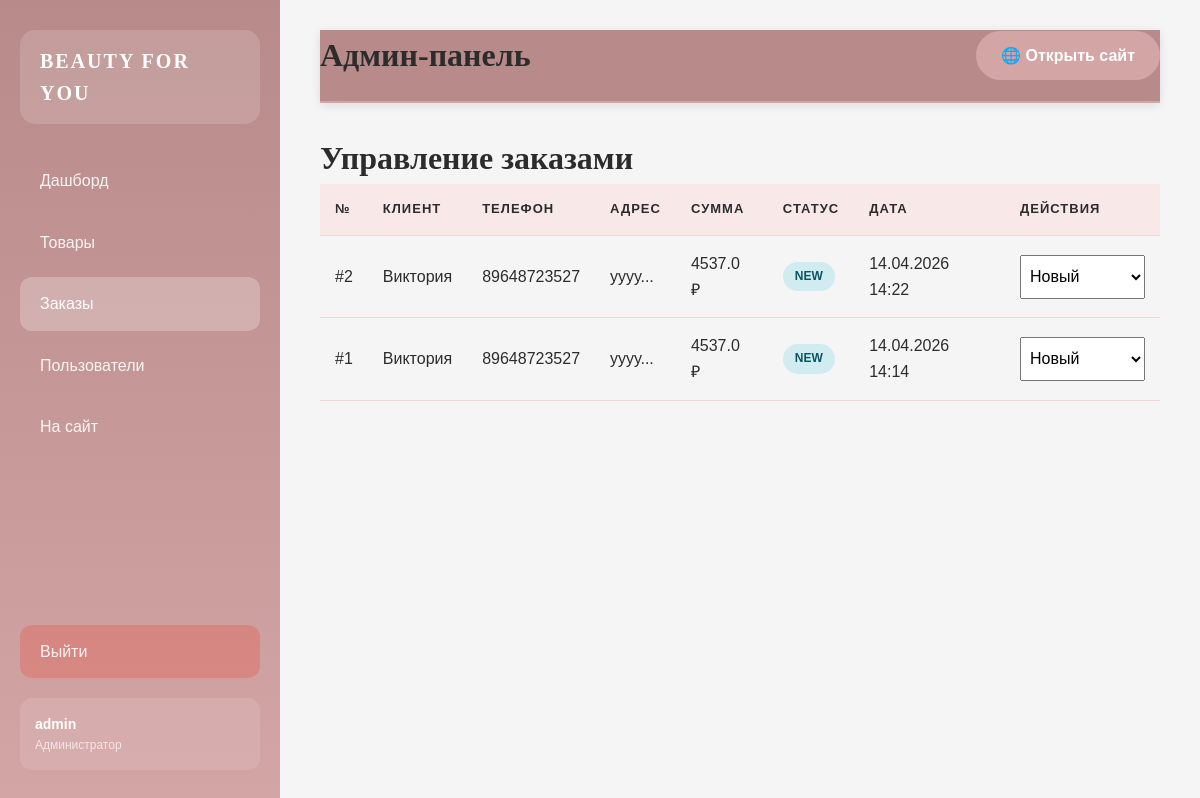
Page /admin/orders (signed in) on the committed database.
### app.py (models this page shows, shortened)
class User(UserMixin, db.Model):
    __tablename__ = 'user'
    id = db.Column(db.Integer, primary_key=True)
    username = db.Column(db.String(80), unique=True, nullable=False)
    email = db.Column(db.String(120), unique=True, nullable=False)
    phone = db.Column(db.String(20), unique=True, nullable=True)
    password = db.Column(db.String(200), nullable=False)
    is_admin = db.Column(db.Boolean, default=False)
    created_at = db.Column(db.DateTime, default=datetime.utcnow)
    cart_items = db.relationship('CartItem', back_populates='user', lazy=True, cascade='all, delete-orphan')
    orders = db.relationship('Order', back_populates='user', lazy=True)

class Order(db.Model):
    __tablename__ = 'order'
    id = db.Column(db.Integer, primary_key=True)
    user_id = db.Column(db.Integer, db.ForeignKey('user.id'), nullable=True)
    customer_name = db.Column(db.String(100), nullable=False)
    customer_phone = db.Column(db.String(20), nullable=False)
    customer_email = db.Column(db.String(120))
    delivery_address = db.Column(db.Text, nullable=False)
    delivery_method = db.Column(db.String(50), default='courier')
    payment_method = db.Column(db.String(50), default='cash')
    total_amount = db.Column(db.Float, nullable=False)
    items_json = db.Column(db.Text, nullable=False)
    status = db.Column(db.String(20), default='new')
    comment = db.Column(db.Text)
    created_at = db.Column(db.DateTime, default=datetime.utcnow)
    user = db.relationship('User', back_populates='orders')

### app.py (the view)
@app.route('/admin/orders')
@login_required
def admin_orders():
    if not current_user.is_admin:
        flash('❌ Доступ запрещён', 'error')
        return redirect(url_for('index'))
    orders = Order.query.order_by(Order.created_at.desc()).all()
    return render_template('admin/orders.html', orders=orders)

### app.py (called while the page is built)
@login_manager.user_loader
def load_user(user_id):
    return User.query.get(int(user_id))

### templates/admin/orders.html (shortened to what this page needs)
{% extends 'admin/base.html' %}
{% block content %}
<div class="admin-content">
    <h1 class="admin-title">Управление заказами</h1>
    <div class="admin-table-wrapper">
        <table class="admin-table">
            <thead>
                <tr>
                    <th>№</th>
                    <th>Клиент</th>
                    <th>Телефон</th>
                    <th>Адрес</th>
                    <th>Сумма</th>
                    <th>Статус</th>
                    <th>Дата</th>
                    <th>Действия</th>
                </tr>
            </thead>
            <tbody>
                {% for order in orders %}
                <tr>
                    <td>#{{ order.id }}</td>
                    <td>{{ order.customer_name }}</td>
                    <td>{{ order.customer_phone }}</td>
                    <td>{{ order.delivery_address[:30] }}...</td>
                    <td>{{ order.total_amount }} ₽</td>
                    <td>
                        <span class="status-badge status-{{ order.status }}">
                            {{ order.status }}
                        </span>
                    </td>
                    <td>{{ order.created_at.strftime('%d.%m.%Y %H:%M') }}</td>
                    <td>
                        <form method="POST" action="{{ url_for('admin_order_status', order_id=order.id) }}" style="display: inline;">
                            <select name="status" onchange="this.form.submit()" style="padding: 5px;">
                                <option value="new" {% if order.status == 'new' %}selected{% endif %}>Новый</option>
                            </select>
                        </form>
                    </td>
                </tr>
                {% endfor %}
            </tbody>
        </table>
    </div>
</div>
{% endblock %}

### templates/admin/base.html (shortened to what this page needs)
<!DOCTYPE html>
<html lang="ru">
<head>
    <link rel="stylesheet" href="{{ url_for('static', filename='style.css') }}">
    <link rel="stylesheet" href="{{ url_for('static', filename='admin.css') }}">
</head>
<body class="admin-body">
    <aside class="admin-sidebar">
        <div class="admin-logo">
            <span class="logo-text">BEAUTY FOR YOU</span>
        </div>
        <nav class="admin-nav">
            <a href="{{ url_for('admin') }}" class="admin-nav-link {% if request.endpoint == 'admin' %}active{% endif %}">
                <span>Дашборд</span>
            </a>
            <a href="{{ url_for('admin_products') }}" class="admin-nav-link {% if 'product' in request.endpoint %}active{% endif %}">
                <span>Товары</span>
            </a>
            <a href="{{ url_for('admin_orders') }}" class="admin-nav-link {% if 'order' in request.endpoint %}active{% endif %}">
                <span>Заказы</span>
            </a>
            <a href="{{ url_for('admin_users') }}" class="admin-nav-link {% if 'user' in request.endpoint %}active{% endif %}">
                <span>Пользователи</span>
            </a>
            <a href="{{ url_for('index') }}" class="admin-nav-link" target="_blank">
                <span>На сайт</span>
            </a>
            <a href="{{ url_for('logout') }}" class="admin-nav-link logout">
                <span>Выйти</span>
            </a>
        </nav>
        <div class="admin-user-info">
            <div class="user-details">
                <span class="user-name">{{ current_user.username }}</span>
                <span class="user-role">Администратор</span>
            </div>
        </div>
    </aside>
    <main class="admin-main">
        <header class="admin-header">
            <h1 class="admin-title">{% block page_title %}Админ-панель{% endblock %}</h1>
            <div class="admin-header-actions">
                <a href="{{ url_for('index') }}" class="btn-site" target="_blank">🌐 Открыть сайт</a>
            </div>
        </header>
        <div class="admin-content">
            {% block content %}{% endblock %}
        </div>
    </main>
</body>
</html>

### static/admin.css (style rules this page uses)
.admin-body { display: flex; min-height: 100vh; background: #F5F5F5; }
.admin-sidebar { width: 280px; background: linear-gradient(180deg, #B88A8A 0%, #D4A5A5 100%); padding: 30px 20px; display: flex; flex-direction: column; position: fixed; height: 100vh; overflow-y: auto; }
.admin-logo { display: flex; align-items: center; gap: 12px; padding: 15px 20px; background: rgba(255, 255, 255, 0.15); border-radius: 15px; margin-bottom: 30px; }
.admin-logo .logo-text { font-family: 'Cormorant Garamond', serif; font-size: 20px; font-weight: 700; color: #FFFFFF; letter-spacing: 2px; }
.admin-nav { display: flex; flex-direction: column; gap: 8px; flex: 1; }
.admin-nav-link { display: flex; align-items: center; gap: 12px; padding: 14px 20px; color: rgba(255, 255, 255, 0.9); text-decoration: none; border-radius: 12px; transition: all 0.3s ease; font-weight: 500; }
.admin-nav-link.active { background: rgba(255, 255, 255, 0.25); color: #FFFFFF; }
.admin-nav-link.logout { margin-top: auto; background: rgba(231, 76, 60, 0.3); }
.admin-user-info { display: flex; align-items: center; gap: 12px; padding: 15px; background: rgba(255, 255, 255, 0.1); border-radius: 12px; margin-top: 20px; }
.user-details { display: flex; flex-direction: column; }
.user-name { font-size: 14px; font-weight: 600; color: #FFFFFF; }
.user-role { font-size: 12px; color: rgba(255, 255, 255, 0.7); }
.admin-main { flex: 1; margin-left: 280px; padding: 30px 40px; }
.admin-header { display: flex; justify-content: space-between; align-items: center; margin-bottom: 30px; padding-bottom: 20px; border-bottom: 2px solid #D4A5A5; }
.admin-title { font-family: 'Cormorant Garamond', serif; font-size: 32px; color: #2C2C2C; font-weight: 600; }
.btn-site { display: inline-flex; align-items: center; gap: 8px; padding: 12px 25px; background: #D4A5A5; color: #FFFFFF; border-radius: 25px; text-decoration: none; font-weight: 600; transition: all 0.3s ease; }
.admin-table { width: 100%; border-collapse: collapse; }
.admin-table th, .admin-table td { padding: 15px; text-align: left; border-bottom: 1px solid #F5D5D5; }
.admin-table th { background: #F8E8E8; font-weight: 600; color: #2C2C2C; font-size: 13px; text-transform: uppercase; letter-spacing: 1px; }
.status-badge { display: inline-block; padding: 5px 12px; border-radius: 15px; font-size: 12px; font-weight: 600; text-transform: uppercase; }
.status-new { background: #D1ECF1; color: #0C5460; }

### rows in the picture
User: username "admin"
Order: id "2", customer_name "Виктория", customer_phone "89648723527", delivery_address "уууу", total_amount "4537.0", status "NEW", created_at "14.04.2026 14:22", status "Новый"
Order: id "1", customer_name "Виктория", customer_phone "89648723527", delivery_address "уууу", total_amount "4537.0", status "NEW", created_at "14.04.2026 14:14", status "Новый"
